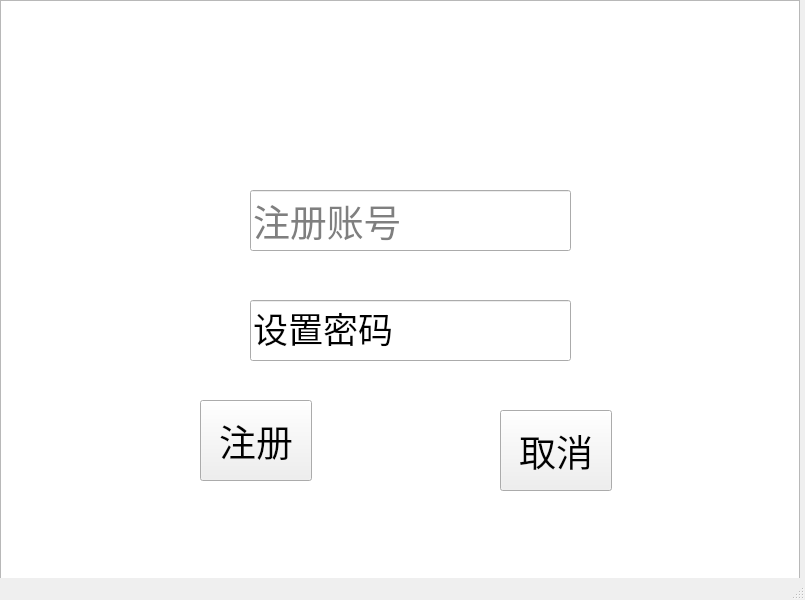
<?xml version="1.0" encoding="UTF-8"?>
<ui version="4.0">
 <class>Dialog</class>
 <widget class="QMainWindow" name="Dialog">
  <property name="geometry">
   <rect>
    <x>0</x>
    <y>0</y>
    <width>805</width>
    <height>600</height>
   </rect>
  </property>
  <property name="windowTitle">
   <string>MainWindow</string>
  </property>
  <widget class="QWidget" name="centralwidget">
   <widget class="QListView" name="listView">
    <property name="geometry">
     <rect>
      <x>0</x>
      <y>0</y>
      <width>800</width>
      <height>600</height>
     </rect>
    </property>
    <property name="styleSheet">
     <string notr="true">background-image: url(:/registe/zhuce5 (2).JPG);</string>
    </property>
   </widget>
   <widget class="QLabel" name="label">
    <property name="geometry">
     <rect>
      <x>300</x>
      <y>90</y>
      <width>191</width>
      <height>51</height>
     </rect>
    </property>
    <property name="font">
     <font>
      <family>Adobe 黑体 Std R</family>
      <pointsize>36</pointsize>
     </font>
    </property>
    <property name="text">
     <string>&lt;html&gt;&lt;head/&gt;&lt;body&gt;&lt;p&gt;&lt;span style=&quot; font-size:22pt; color:#ffffff;&quot;&gt;注册界面&lt;/span&gt;&lt;/p&gt;&lt;/body&gt;&lt;/html&gt;</string>
    </property>
   </widget>
   <widget class="QLineEdit" name="lineEdit">
    <property name="geometry">
     <rect>
      <x>250</x>
      <y>190</y>
      <width>321</width>
      <height>61</height>
     </rect>
    </property>
    <property name="font">
     <font>
      <family>Adobe 宋体 Std L</family>
      <pointsize>28</pointsize>
     </font>
    </property>
    <property name="placeholderText">
     <string>注册账号</string>
    </property>
   </widget>
   <widget class="QPushButton" name="pushButton">
    <property name="geometry">
     <rect>
      <x>200</x>
      <y>400</y>
      <width>112</width>
      <height>81</height>
     </rect>
    </property>
    <property name="font">
     <font>
      <family>Adobe 宋体 Std L</family>
      <pointsize>28</pointsize>
     </font>
    </property>
    <property name="text">
     <string>注册</string>
    </property>
   </widget>
   <widget class="QLineEdit" name="lineEdit_2">
    <property name="geometry">
     <rect>
      <x>250</x>
      <y>300</y>
      <width>321</width>
      <height>61</height>
     </rect>
    </property>
    <property name="font">
     <font>
      <family>Adobe 宋体 Std L</family>
      <pointsize>26</pointsize>
     </font>
    </property>
    <property name="mouseTracking">
     <bool>true</bool>
    </property>
    <property name="text">
     <string>设置密码</string>
    </property>
   </widget>
   <widget class="QPushButton" name="pushButton_2">
    <property name="geometry">
     <rect>
      <x>500</x>
      <y>410</y>
      <width>112</width>
      <height>81</height>
     </rect>
    </property>
    <property name="font">
     <font>
      <family>Adobe 宋体 Std L</family>
      <pointsize>28</pointsize>
     </font>
    </property>
    <property name="text">
     <string>取消</string>
    </property>
   </widget>
  </widget>
  <widget class="QMenuBar" name="menubar">
   <property name="geometry">
    <rect>
     <x>0</x>
     <y>0</y>
     <width>805</width>
     <height>30</height>
    </rect>
   </property>
  </widget>
  <widget class="QStatusBar" name="statusbar"/>
 </widget>
 <resources>
  <include location="../../ui_img/registe.qre.qrc"/>
 </resources>
 <connections/>
</ui>
